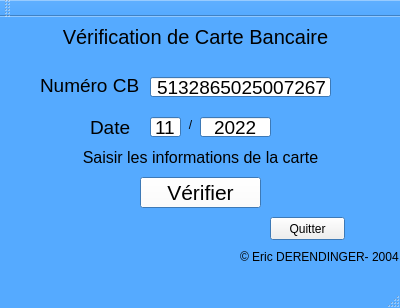
<?xml version="1.0" encoding="UTF-8"?>
<ui version="4.0">
 <class>MainWindow</class>
 <widget class="QMainWindow" name="MainWindow">
  <property name="geometry">
   <rect>
    <x>0</x>
    <y>0</y>
    <width>400</width>
    <height>308</height>
   </rect>
  </property>
  <property name="palette">
   <palette>
    <active>
     <colorrole role="Base">
      <brush brushstyle="SolidPattern">
       <color alpha="255">
        <red>255</red>
        <green>255</green>
        <blue>255</blue>
       </color>
      </brush>
     </colorrole>
     <colorrole role="Window">
      <brush brushstyle="SolidPattern">
       <color alpha="255">
        <red>85</red>
        <green>170</green>
        <blue>255</blue>
       </color>
      </brush>
     </colorrole>
    </active>
    <inactive>
     <colorrole role="Base">
      <brush brushstyle="SolidPattern">
       <color alpha="255">
        <red>255</red>
        <green>255</green>
        <blue>255</blue>
       </color>
      </brush>
     </colorrole>
     <colorrole role="Window">
      <brush brushstyle="SolidPattern">
       <color alpha="255">
        <red>85</red>
        <green>170</green>
        <blue>255</blue>
       </color>
      </brush>
     </colorrole>
    </inactive>
    <disabled>
     <colorrole role="Base">
      <brush brushstyle="SolidPattern">
       <color alpha="255">
        <red>85</red>
        <green>170</green>
        <blue>255</blue>
       </color>
      </brush>
     </colorrole>
     <colorrole role="Window">
      <brush brushstyle="SolidPattern">
       <color alpha="255">
        <red>85</red>
        <green>170</green>
        <blue>255</blue>
       </color>
      </brush>
     </colorrole>
    </disabled>
   </palette>
  </property>
  <property name="windowTitle">
   <string>PARKING-Vérification Carte Bancaire</string>
  </property>
  <property name="windowIcon">
   <iconset>
    <normaloff>icon.jpg</normaloff>icon.jpg</iconset>
  </property>
  <widget class="QWidget" name="centralWidget">
   <widget class="QPushButton" name="PB_Verifier">
    <property name="geometry">
     <rect>
      <x>140</x>
      <y>160</y>
      <width>121</width>
      <height>31</height>
     </rect>
    </property>
    <property name="palette">
     <palette>
      <active>
       <colorrole role="Button">
        <brush brushstyle="SolidPattern">
         <color alpha="255">
          <red>255</red>
          <green>255</green>
          <blue>255</blue>
         </color>
        </brush>
       </colorrole>
      </active>
      <inactive>
       <colorrole role="Button">
        <brush brushstyle="SolidPattern">
         <color alpha="255">
          <red>255</red>
          <green>255</green>
          <blue>255</blue>
         </color>
        </brush>
       </colorrole>
      </inactive>
      <disabled>
       <colorrole role="Button">
        <brush brushstyle="SolidPattern">
         <color alpha="255">
          <red>255</red>
          <green>255</green>
          <blue>255</blue>
         </color>
        </brush>
       </colorrole>
      </disabled>
     </palette>
    </property>
    <property name="font">
     <font>
      <pointsize>16</pointsize>
     </font>
    </property>
    <property name="text">
     <string>Vérifier</string>
    </property>
   </widget>
   <widget class="QLabel" name="lInfoNumCb">
    <property name="geometry">
     <rect>
      <x>40</x>
      <y>60</y>
      <width>101</width>
      <height>16</height>
     </rect>
    </property>
    <property name="font">
     <font>
      <pointsize>14</pointsize>
     </font>
    </property>
    <property name="text">
     <string>Numéro CB</string>
    </property>
   </widget>
   <widget class="QLabel" name="lInfoDate">
    <property name="geometry">
     <rect>
      <x>90</x>
      <y>100</y>
      <width>46</width>
      <height>20</height>
     </rect>
    </property>
    <property name="font">
     <font>
      <pointsize>14</pointsize>
     </font>
    </property>
    <property name="text">
     <string>Date</string>
    </property>
   </widget>
   <widget class="QLabel" name="lInfoSlach">
    <property name="geometry">
     <rect>
      <x>180</x>
      <y>100</y>
      <width>21</width>
      <height>16</height>
     </rect>
    </property>
    <property name="text">
     <string>/</string>
    </property>
    <property name="alignment">
     <set>Qt::AlignCenter</set>
    </property>
   </widget>
   <widget class="QLabel" name="lVerification">
    <property name="geometry">
     <rect>
      <x>70</x>
      <y>130</y>
      <width>261</width>
      <height>20</height>
     </rect>
    </property>
    <property name="font">
     <font>
      <pointsize>12</pointsize>
     </font>
    </property>
    <property name="text">
     <string>Saisir les informations de la carte</string>
    </property>
    <property name="alignment">
     <set>Qt::AlignCenter</set>
    </property>
   </widget>
   <widget class="QLineEdit" name="LE_Numero">
    <property name="geometry">
     <rect>
      <x>150</x>
      <y>60</y>
      <width>181</width>
      <height>20</height>
     </rect>
    </property>
    <property name="font">
     <font>
      <pointsize>14</pointsize>
     </font>
    </property>
    <property name="text">
     <string>5132865025007267</string>
    </property>
    <property name="alignment">
     <set>Qt::AlignRight|Qt::AlignTrailing|Qt::AlignVCenter</set>
    </property>
   </widget>
   <widget class="QLineEdit" name="LE_Mois">
    <property name="geometry">
     <rect>
      <x>150</x>
      <y>100</y>
      <width>31</width>
      <height>20</height>
     </rect>
    </property>
    <property name="font">
     <font>
      <pointsize>14</pointsize>
     </font>
    </property>
    <property name="text">
     <string>11</string>
    </property>
    <property name="alignment">
     <set>Qt::AlignCenter</set>
    </property>
   </widget>
   <widget class="QLineEdit" name="LE_Annee">
    <property name="geometry">
     <rect>
      <x>200</x>
      <y>100</y>
      <width>71</width>
      <height>20</height>
     </rect>
    </property>
    <property name="font">
     <font>
      <pointsize>14</pointsize>
     </font>
    </property>
    <property name="text">
     <string>2022</string>
    </property>
    <property name="alignment">
     <set>Qt::AlignCenter</set>
    </property>
   </widget>
   <widget class="QLabel" name="lInfo">
    <property name="geometry">
     <rect>
      <x>50</x>
      <y>10</y>
      <width>291</width>
      <height>20</height>
     </rect>
    </property>
    <property name="font">
     <font>
      <pointsize>15</pointsize>
     </font>
    </property>
    <property name="text">
     <string>Vérification de Carte Bancaire</string>
    </property>
    <property name="alignment">
     <set>Qt::AlignCenter</set>
    </property>
   </widget>
   <widget class="QLabel" name="lImage">
    <property name="geometry">
     <rect>
      <x>0</x>
      <y>200</y>
      <width>161</width>
      <height>41</height>
     </rect>
    </property>
    <property name="text">
     <string/>
    </property>
    <property name="pixmap">
     <pixmap>cb.png</pixmap>
    </property>
    <property name="scaledContents">
     <bool>true</bool>
    </property>
   </widget>
   <widget class="QLabel" name="lCredit">
    <property name="geometry">
     <rect>
      <x>240</x>
      <y>230</y>
      <width>161</width>
      <height>20</height>
     </rect>
    </property>
    <property name="text">
     <string>© Eric DERENDINGER- 2004</string>
    </property>
   </widget>
   <widget class="QPushButton" name="PB_Quitter">
    <property name="geometry">
     <rect>
      <x>270</x>
      <y>200</y>
      <width>75</width>
      <height>23</height>
     </rect>
    </property>
    <property name="text">
     <string>Quitter</string>
    </property>
   </widget>
  </widget>
  <widget class="QMenuBar" name="menuBar">
   <property name="geometry">
    <rect>
     <x>0</x>
     <y>0</y>
     <width>400</width>
     <height>20</height>
    </rect>
   </property>
  </widget>
  <widget class="QToolBar" name="mainToolBar">
   <attribute name="toolBarArea">
    <enum>TopToolBarArea</enum>
   </attribute>
   <attribute name="toolBarBreak">
    <bool>false</bool>
   </attribute>
  </widget>
  <widget class="QStatusBar" name="statusBar"/>
 </widget>
 <layoutdefault spacing="6" margin="11"/>
 <resources/>
 <connections/>
</ui>
